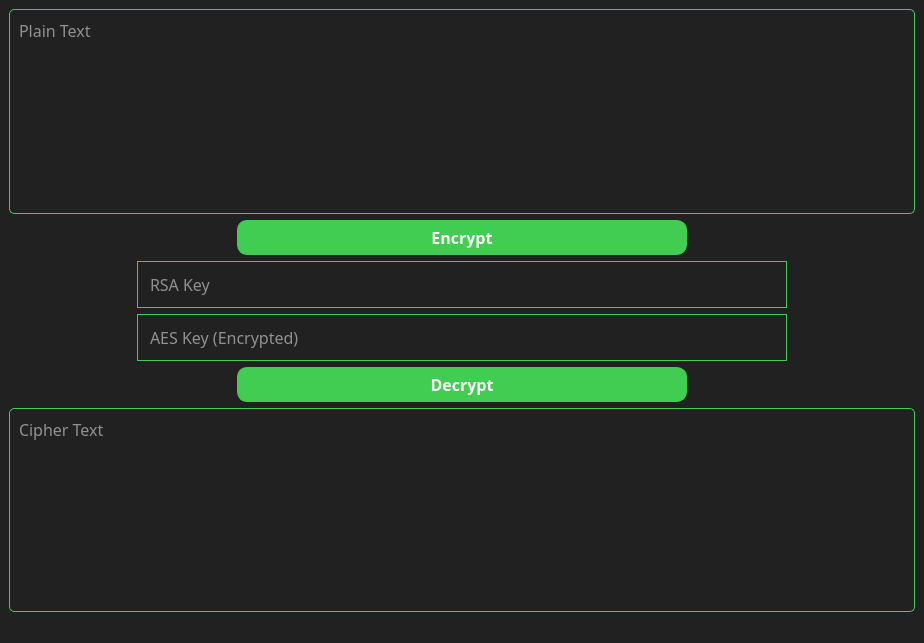
<?xml version="1.0" encoding="UTF-8"?>
<ui version="4.0">
 <class>MainWindow</class>
 <widget class="QMainWindow" name="MainWindow">
  <property name="geometry">
   <rect>
    <x>0</x>
    <y>0</y>
    <width>924</width>
    <height>643</height>
   </rect>
  </property>
  <property name="font">
   <font>
    <family>Source Code Pro</family>
    <pointsize>12</pointsize>
   </font>
  </property>
  <property name="windowTitle">
   <string>MainWindow</string>
  </property>
  <property name="layoutDirection">
   <enum>Qt::LeftToRight</enum>
  </property>
  <property name="styleSheet">
   <string notr="true">background: #212121;</string>
  </property>
  <widget class="QWidget" name="centralwidget">
   <property name="font">
    <font>
     <family>Source Code Pro</family>
     <pointsize>12</pointsize>
    </font>
   </property>
   <property name="styleSheet">
    <string notr="true">background: #212121;
color: white;</string>
   </property>
   <layout class="QVBoxLayout" name="verticalLayout">
    <item>
     <widget class="QPlainTextEdit" name="plainTextEdit">
      <property name="font">
       <font>
        <family>Source Code Pro</family>
        <pointsize>12</pointsize>
       </font>
      </property>
      <property name="styleSheet">
       <string notr="true">border: 1px solid  #41cd52;
 border-radius: 5px;
padding: 5px;</string>
      </property>
      <property name="placeholderText">
       <string>Plain Text</string>
      </property>
     </widget>
    </item>
    <item>
     <layout class="QHBoxLayout" name="horizontalLayout">
      <item>
       <widget class="QPushButton" name="pushButton">
        <property name="sizePolicy">
         <sizepolicy hsizetype="Maximum" vsizetype="Fixed">
          <horstretch>0</horstretch>
          <verstretch>0</verstretch>
         </sizepolicy>
        </property>
        <property name="maximumSize">
         <size>
          <width>450</width>
          <height>16777215</height>
         </size>
        </property>
        <property name="font">
         <font>
          <family>Source Code Pro</family>
          <pointsize>12</pointsize>
          <bold>true</bold>
         </font>
        </property>
        <property name="styleSheet">
         <string notr="true">background: #41cd52;
border: 1px solid  #41cd52;
border-radius: 10px;
padding: 5px;</string>
        </property>
        <property name="text">
         <string>Encrypt</string>
        </property>
       </widget>
      </item>
     </layout>
    </item>
    <item>
     <layout class="QHBoxLayout" name="horizontalLayout_4">
      <item>
       <widget class="QLineEdit" name="rsaKeyLineEdit">
        <property name="sizePolicy">
         <sizepolicy hsizetype="Maximum" vsizetype="Fixed">
          <horstretch>0</horstretch>
          <verstretch>0</verstretch>
         </sizepolicy>
        </property>
        <property name="maximumSize">
         <size>
          <width>650</width>
          <height>16777215</height>
         </size>
        </property>
        <property name="font">
         <font>
          <family>Source Code Pro</family>
          <pointsize>12</pointsize>
         </font>
        </property>
        <property name="styleSheet">
         <string notr="true">border: 1px solid  #41cd52;
padding: 10px;
border-readius: 5px;</string>
        </property>
        <property name="placeholderText">
         <string>RSA Key</string>
        </property>
       </widget>
      </item>
     </layout>
    </item>
    <item>
     <layout class="QHBoxLayout" name="horizontalLayout_5">
      <item>
       <widget class="QLineEdit" name="aesKeyLineEdit">
        <property name="sizePolicy">
         <sizepolicy hsizetype="Maximum" vsizetype="Fixed">
          <horstretch>0</horstretch>
          <verstretch>0</verstretch>
         </sizepolicy>
        </property>
        <property name="maximumSize">
         <size>
          <width>650</width>
          <height>16777215</height>
         </size>
        </property>
        <property name="font">
         <font>
          <family>Source Code Pro</family>
          <pointsize>12</pointsize>
         </font>
        </property>
        <property name="styleSheet">
         <string notr="true">border: 1px solid  #41cd52;
padding: 10px;
border-readius: 5px;</string>
        </property>
        <property name="placeholderText">
         <string>AES Key (Encrypted)</string>
        </property>
       </widget>
      </item>
     </layout>
    </item>
    <item>
     <layout class="QHBoxLayout" name="horizontalLayout_2">
      <item>
       <widget class="QPushButton" name="pushButton_2">
        <property name="sizePolicy">
         <sizepolicy hsizetype="Maximum" vsizetype="Fixed">
          <horstretch>0</horstretch>
          <verstretch>0</verstretch>
         </sizepolicy>
        </property>
        <property name="maximumSize">
         <size>
          <width>450</width>
          <height>16777215</height>
         </size>
        </property>
        <property name="font">
         <font>
          <family>Source Code Pro</family>
          <pointsize>12</pointsize>
          <bold>true</bold>
         </font>
        </property>
        <property name="styleSheet">
         <string notr="true">background: #41cd52;
border: 1px solid  #41cd52;
border-radius: 10px;
padding: 5px;</string>
        </property>
        <property name="text">
         <string>Decrypt</string>
        </property>
       </widget>
      </item>
     </layout>
    </item>
    <item>
     <widget class="QPlainTextEdit" name="cipherTextEdit">
      <property name="font">
       <font>
        <family>Source Code Pro</family>
        <pointsize>12</pointsize>
       </font>
      </property>
      <property name="styleSheet">
       <string notr="true">border: 1px solid  #41cd52;
 border-radius: 5px;
padding: 5px;</string>
      </property>
      <property name="placeholderText">
       <string>Cipher Text</string>
      </property>
     </widget>
    </item>
   </layout>
  </widget>
  <widget class="QStatusBar" name="statusbar"/>
  <widget class="QMenuBar" name="menubar">
   <property name="geometry">
    <rect>
     <x>0</x>
     <y>0</y>
     <width>924</width>
     <height>25</height>
    </rect>
   </property>
   <property name="styleSheet">
    <string notr="true"/>
   </property>
  </widget>
 </widget>
 <resources/>
 <connections/>
</ui>
